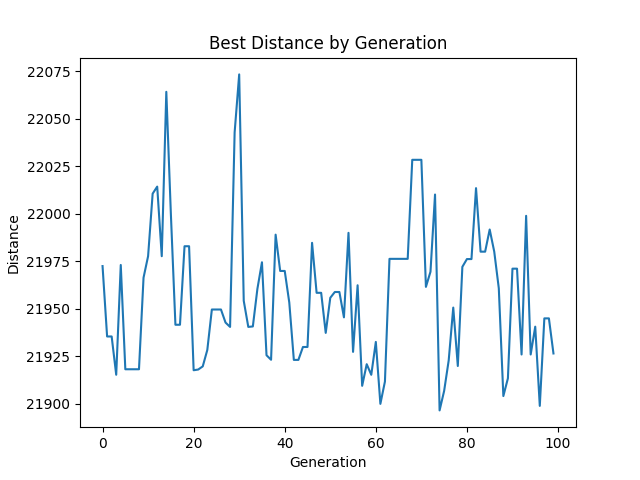
#> input picture 2Multi_objective_TSP/pop_size:1000_num_generations:100_mutation_rate:0.005_crossover_rate:0.7.png, 640 x 480 px; its folder holds only this picture in this run
$ python contact_picture.py
#> lines starting #> are read from the running program, lines starting #| are printed output that depends on the picture
import os
from PIL import Image, ImageDraw, ImageFont
import re

def parse_filename(filename):
    pattern = r'pop_size:(\d+)_num_generations:(\d+)_mutation_rate:(\d+\.\d+)_crossover_rate:(\d+\.\d+)\.png'
    match = re.match(pattern, filename)
    if match:
        pop_size = int(match.group(1))
        num_generations = int(match.group(2))
        mutation_rate = float(match.group(3))
        crossover_rate = float(match.group(4))
        return (pop_size, num_generations, mutation_rate, crossover_rate)
    else:
        raise ValueError(f"Filename {filename} does not match expected pattern.")

# 获取当前文件夹中所有的png文件
files = [f for f in os.listdir('.') if f.endswith('.png')]

# 将文件按照参数顺序排序
files.sort(key=parse_filename)

# 每行文件数量
files_per_row = 6

# 加载一个字体
try:
    font = ImageFont.truetype("arial.ttf", size=30)
except IOError:
    font = ImageFont.load_default()

# 创建一个新的图片对象，用于拼接，并且考虑到文字的高度
images_with_text = []
text_height = 40  # 留出足够的空间来写文字
for f in files:
    image = Image.open(f)
#> image is the input picture: PIL image 640x480 RGBA; mean R, G, B, A 243.7, 246.6, 248.6, 255
    # 创建一个新的图像，高度增加了text_height
    new_height = image.size[1] + text_height
#> new_height = 520
    new_image = Image.new("RGB", (image.size[0], new_height), (255, 255, 255))
#> new_image: PIL image 640x520 RGB; every value is 255
    new_image.paste(image, (0, 0))
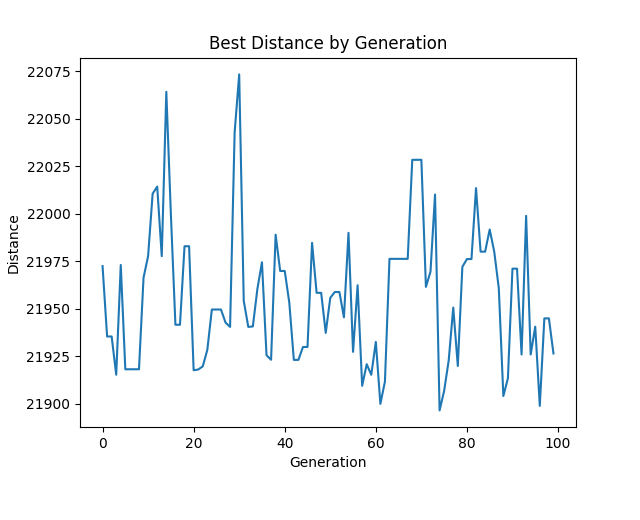
#> new_image: PIL image 640x520 RGB; mean R, G, B 244.6, 247.3, 249.1
    draw = ImageDraw.Draw(new_image)
    params_str = f.replace('.png', '').replace('_', ', ')
    # 将参数文字写在新图像下方的白色区域
    draw.rectangle([(0, image.size[1]), (image.size[0], new_height)], fill="white")
    draw.text((5, image.size[1] + 5), params_str, font=font, fill="black")
    images_with_text.append(new_image)

widths, heights = zip(*(i.size for i in images_with_text))
#> widths = (640,); heights = (520,)

# 计算最大宽度和总高度
max_width = max(widths)
#> max_width = 640
total_height = sum([heights[i] for i in range(0, len(heights), files_per_row)])
#> total_height = 520

# 创建一个足够大的空白图片来容纳所有拼接后的图片和文字
new_im = Image.new('RGB', (max_width * files_per_row, total_height), (255, 255, 255))
#> new_im: PIL image 3840x520 RGB; every value is 255

y_offset = 0
for i in range(0, len(images_with_text), files_per_row):
    x_offset = 0
    row_height = max(heights[i:i + files_per_row])
    for im in images_with_text[i:i + files_per_row]:
        new_im.paste(im, (x_offset, y_offset))
        x_offset += max_width
    y_offset += row_height
#> this loop made 1 pass
#> (row_height, y_offset) on pass 1: (520, 520)
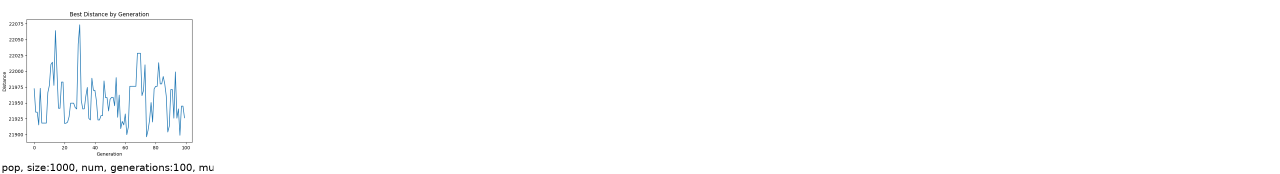
#> new_im: PIL image 3840x520 RGB (shown at 1/3 size); mean R, G, B 252.8, 253.2, 253.5
#> after the loop, y_offset = 520

# 保存拼接后的图片
new_im.save('combined_image.png')

$ run again, on 2Multi_objective_TSP/pop_size:1000_num_generations:100_mutation_rate:0.01_crossover_rate:0.85.png
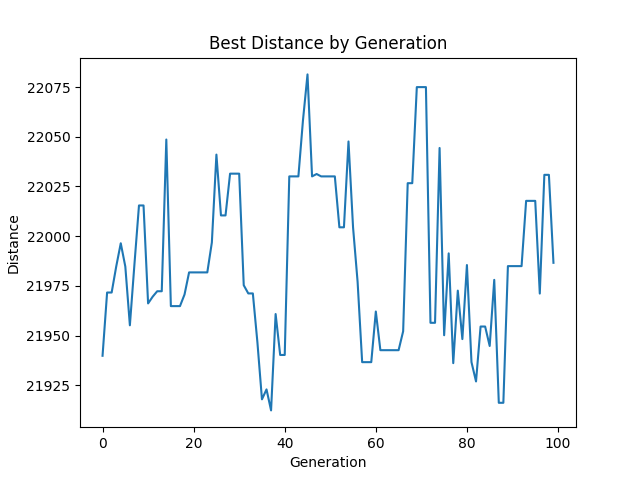
#> input picture 2Multi_objective_TSP/pop_size:1000_num_generations:100_mutation_rate:0.01_crossover_rate:0.85.png, 640 x 480 px
#> image is the input picture: PIL image 640x480 RGBA; mean R, G, B, A 244.6, 247.2, 249, 255
#> `new_image.paste(image, (0, 0))`:
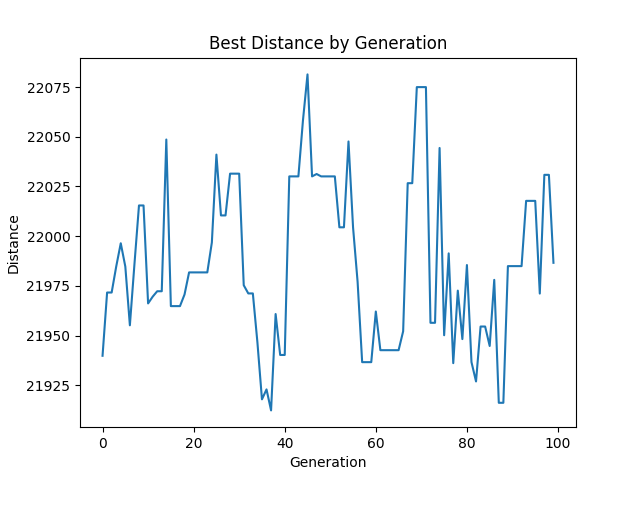
#> new_image: PIL image 640x520 RGB; mean R, G, B 245.4, 247.8, 249.5
#> widths = (640,); heights = (520,)
#> max_width = 640
#> total_height = 520
#> the loop `for i in range(0, len(images_with_text), files_per_row):` made 1 pass
#> (row_height, y_offset) on pass 1: (520, 520)
#> after the loop `for i in range(0, len(images_with_text), files_per_row):`:
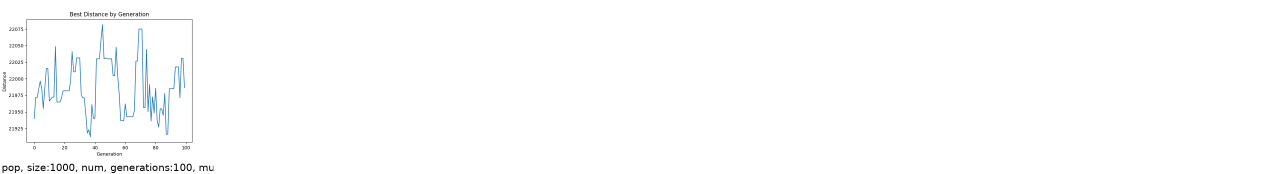
#> new_im: PIL image 3840x520 RGB (shown at 1/3 size); mean R, G, B 252.9, 253.3, 253.6

$ run again, on 2Multi_objective_TSP/pop_size:1000_num_generations:100_mutation_rate:0.01_crossover_rate:0.95.png
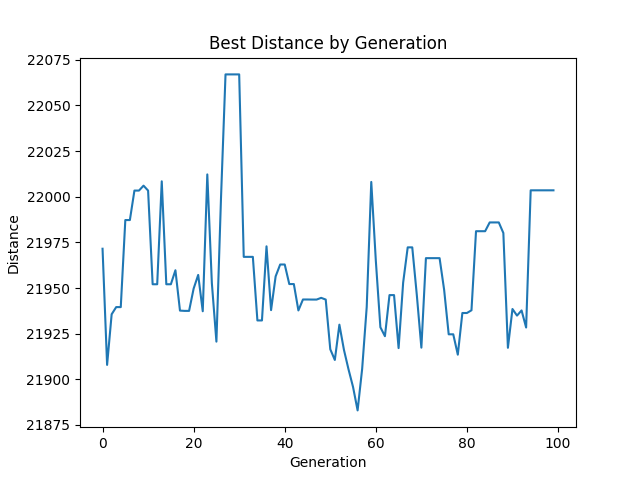
#> input picture 2Multi_objective_TSP/pop_size:1000_num_generations:100_mutation_rate:0.01_crossover_rate:0.95.png, 640 x 480 px
#> image is the input picture: PIL image 640x480 RGBA; mean R, G, B, A 245.9, 247.9, 249.3, 255
#> `new_image.paste(image, (0, 0))`:
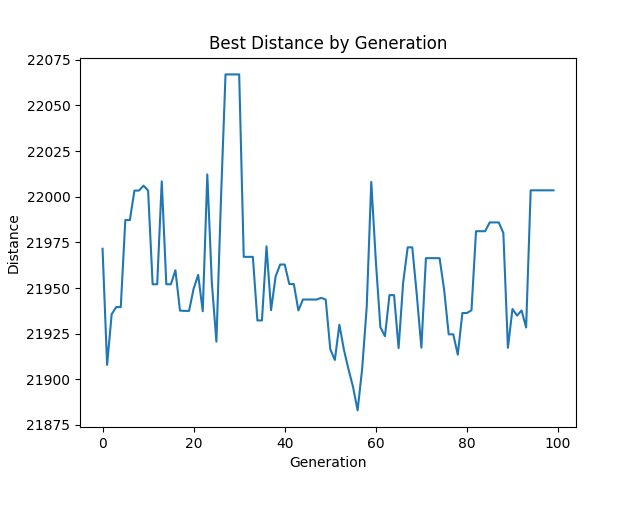
#> new_image: PIL image 640x520 RGB; mean R, G, B 246.6, 248.4, 249.7
#> widths = (640,); heights = (520,)
#> max_width = 640
#> total_height = 520
#> the loop `for i in range(0, len(images_with_text), files_per_row):` made 1 pass
#> (row_height, y_offset) on pass 1: (520, 520)
#> after the loop `for i in range(0, len(images_with_text), files_per_row):`:
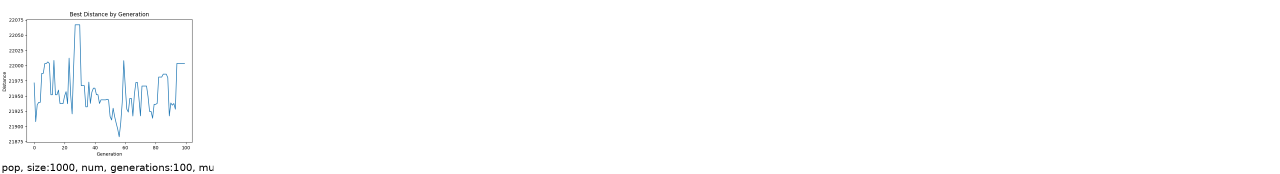
#> new_im: PIL image 3840x520 RGB (shown at 1/3 size); mean R, G, B 253.1, 253.4, 253.6

$ run again, on 2Multi_objective_TSP/pop_size:1000_num_generations:100_mutation_rate:0.02_crossover_rate:0.7.png
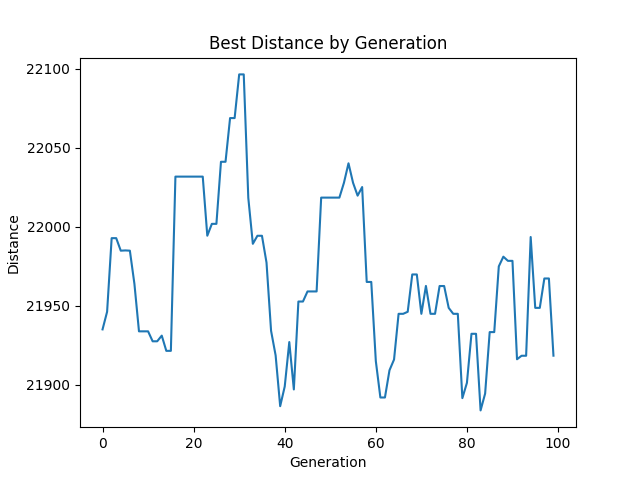
#> input picture 2Multi_objective_TSP/pop_size:1000_num_generations:100_mutation_rate:0.02_crossover_rate:0.7.png, 640 x 480 px
#> image is the input picture: PIL image 640x480 RGBA; mean R, G, B, A 247.2, 248.9, 250, 255
#> `new_image.paste(image, (0, 0))`:
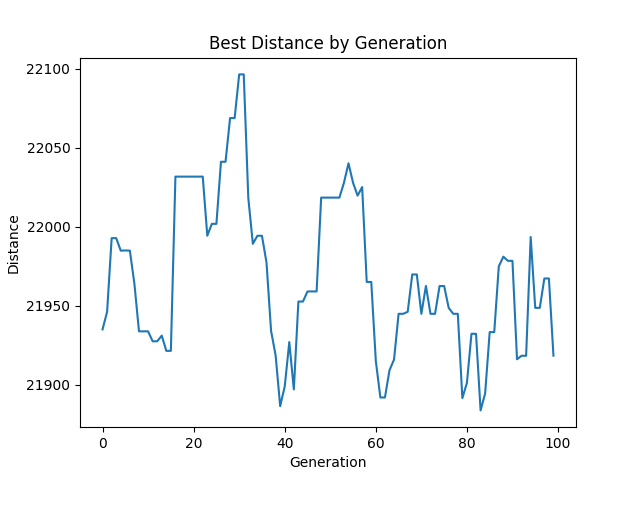
#> new_image: PIL image 640x520 RGB; mean R, G, B 247.8, 249.4, 250.4
#> widths = (640,); heights = (520,)
#> max_width = 640
#> total_height = 520
#> the loop `for i in range(0, len(images_with_text), files_per_row):` made 1 pass
#> (row_height, y_offset) on pass 1: (520, 520)
#> after the loop `for i in range(0, len(images_with_text), files_per_row):`:
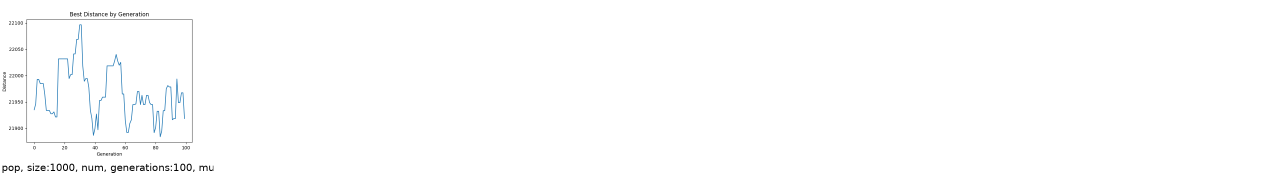
#> new_im: PIL image 3840x520 RGB (shown at 1/3 size); mean R, G, B 253.3, 253.6, 253.8

$ run again, on 2Multi_objective_TSP/pop_size:1000_num_generations:100_mutation_rate:0.005_crossover_rate:0.85.png
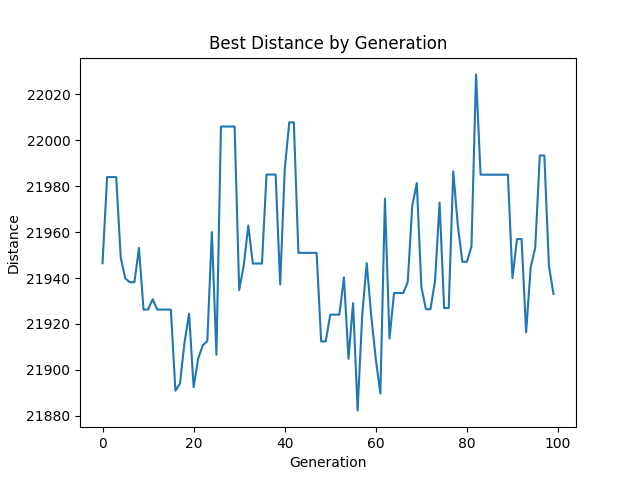
#> input picture 2Multi_objective_TSP/pop_size:1000_num_generations:100_mutation_rate:0.005_crossover_rate:0.85.png, 640 x 480 px
#> image is the input picture: PIL image 640x480 RGBA; mean R, G, B, A 244.4, 247, 248.9, 255
#> `new_image.paste(image, (0, 0))`:
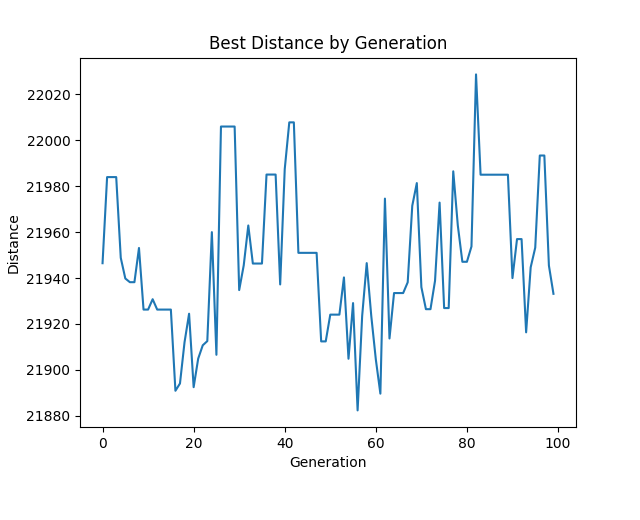
#> new_image: PIL image 640x520 RGB; mean R, G, B 245.2, 247.7, 249.3
#> widths = (640,); heights = (520,)
#> max_width = 640
#> total_height = 520
#> the loop `for i in range(0, len(images_with_text), files_per_row):` made 1 pass
#> (row_height, y_offset) on pass 1: (520, 520)
#> after the loop `for i in range(0, len(images_with_text), files_per_row):`:
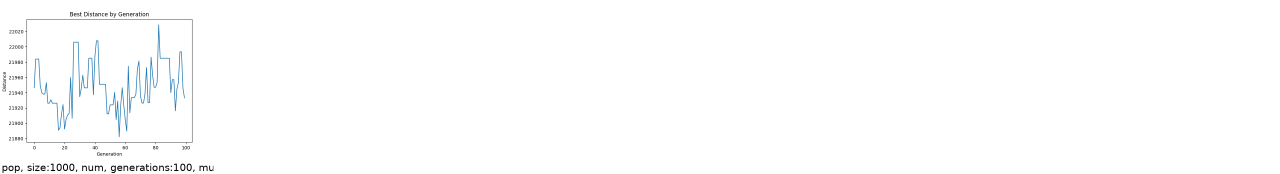
#> new_im: PIL image 3840x520 RGB (shown at 1/3 size); mean R, G, B 252.9, 253.3, 253.6
